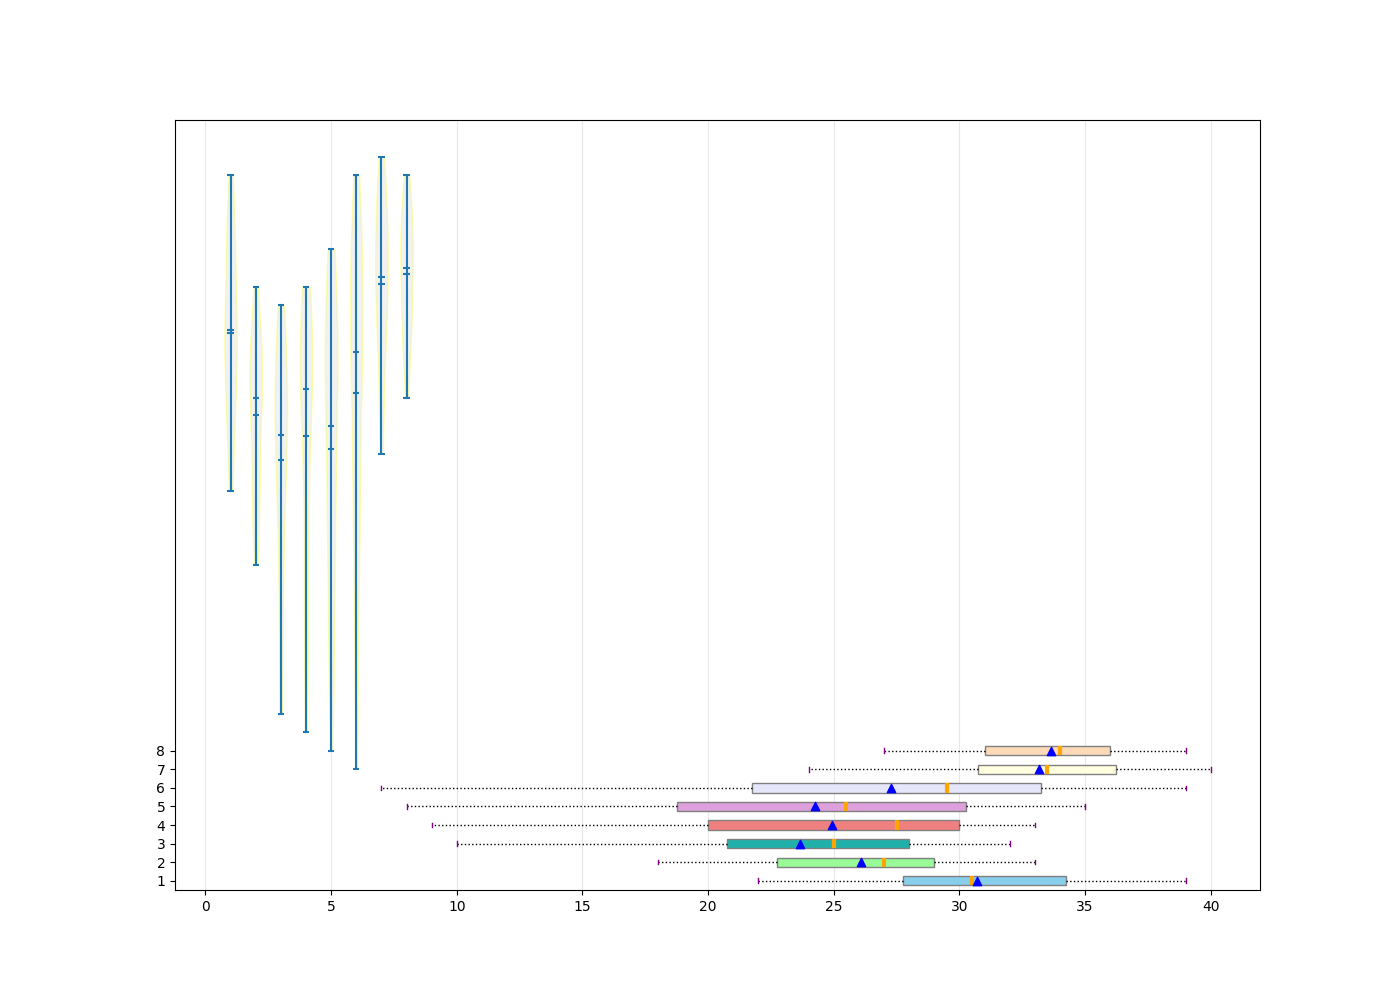

Python code for this plot:
import matplotlib.pyplot as plt
import numpy as np

ai_software_growth = [22, 24, 23, 25, 27, 30, 28, 25, 27, 26, 29, 31,
                      28, 32, 29, 30, 31, 33, 30, 31, 35, 29, 34, 37, 36, 35, 33, 32, 36, 37, 38, 39]
ai_hardware_growth = [18, 19, 22, 20, 21, 25, 24, 22, 23, 24, 20, 26,
                      27, 29, 22, 28, 30, 26, 28, 25, 27, 29, 31, 30, 32, 29, 31, 28, 30, 33, 29, 27]

cyber_network_growth = [10, 12, 11, 15, 18, 17, 16, 20, 22, 25, 27, 28,
                        26, 23, 22, 24, 26, 25, 23, 21, 25, 28, 29, 30, 31, 29, 32, 30, 31, 28, 26, 27]
cyber_app_growth = [9, 11, 13, 14, 16, 20, 17, 18, 20, 21, 24, 26,
                    27, 28, 29, 30, 28, 27, 26, 29, 32, 31, 33, 30, 29, 31, 32, 33, 30, 28, 29, 27]

edtech_k12_growth = [8, 10, 12, 15, 18, 16, 13, 17, 19, 22, 20, 21,
                     23, 25, 24, 26, 28, 30, 27, 25, 29, 31, 34, 32, 28, 30, 29, 33, 31, 35, 33, 32]
edtech_higher_growth = [7, 11, 14, 16, 19, 21, 23, 18, 20, 24, 27, 25,
                        22, 28, 29, 30, 32, 34, 33, 35, 37, 36, 31, 33, 38, 39, 34, 31, 30, 29, 32, 35]

healthtech_devices_growth = [25, 26, 24, 28, 29, 30, 27, 31, 34, 32, 30, 33,
                             36, 37, 35, 34, 38, 40, 39, 37, 35, 36, 31, 33, 32, 37, 39, 38, 36, 34, 32, 33]
healthtech_software_growth = [27, 29, 30, 28, 31, 32, 33, 35, 37, 36, 35, 38,
                              39, 37, 36, 35, 34, 33, 32, 31, 30, 29, 34, 32, 35, 37, 38, 39, 36, 35, 33, 31]

growth_data = [
    ai_software_growth, ai_hardware_growth,
    cyber_network_growth, cyber_app_growth,
    edtech_k12_growth, edtech_higher_growth,
    healthtech_devices_growth, healthtech_software_growth
]

fig, ax = plt.subplots(figsize=(14, 10))

colors = ['skyblue', 'palegreen', 'lightseagreen', 'lightcoral', 'plum', 'lavender', 'lightyellow', 'peachpuff']

bp = ax.boxplot(growth_data, vert=False, patch_artist=True,
                boxprops=dict(linestyle='--', color='gray'),
                whiskerprops=dict(linestyle=':', color='black'),
                capprops=dict(color='purple'),
                medianprops=dict(color='orange', linewidth=3),
                flierprops=dict(marker='s', color='green', markersize=10, alpha=0.6))

for patch, color in zip(bp['boxes'], colors):
    patch.set_facecolor(color)

parts = ax.violinplot(growth_data, showmeans=True, showmedians=True, widths=0.5)
for pc in parts['bodies']:
    pc.set_facecolor('lightgray')
    pc.set_edgecolor('yellow')
    pc.set_alpha(0.3)

means = [np.mean(data) for data in growth_data]
ax.scatter(means, range(1, len(means) + 1), color='blue', zorder=3, marker='^')

ax.yaxis.grid(False)
ax.xaxis.grid(True, linestyle='-', which='major', color='lightgrey', alpha=0.5)

plt.show()
